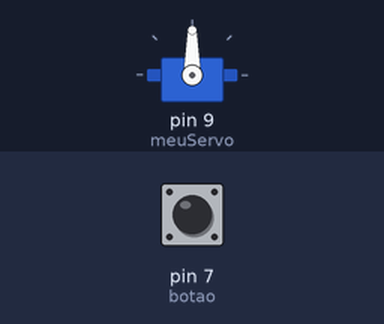
The sketch below on a simulated Arduino Uno, built with avr-gcc and run on an emulated ATmega328P. Parts: servo. The inputs (shaded band) are chosen by the test bench; at power-on: pin 7 (botao) HIGH.

Above: at 1.2 s.
1.3 s: pin 7 (botao) pulled LOW for 0.15 s
At 1.48 s:
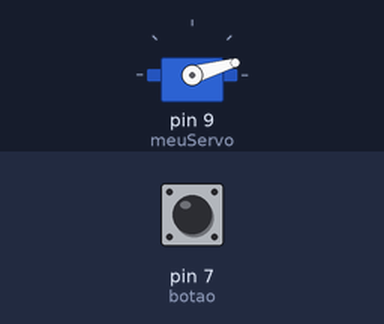
4.3 s: pin 7 (botao) pulled LOW for 1 s
At 4.5 s:
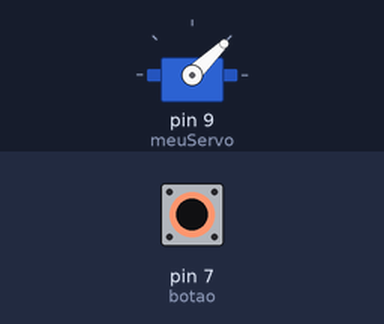
Timing chart, 0 to 10.1 s (numbered marks = the images above; inputs shaded):
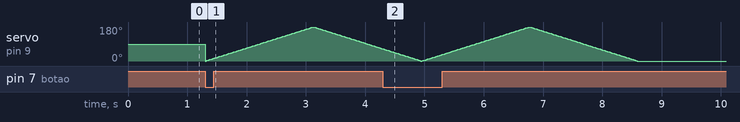

The sketch:

8_acionando_um_motor.ino
```cpp
//Projeto 8 - Acionando um motor

// Chama a biblioteca do servo motor.
#include<Servo.h>

Servo meuServo;   //Variável do servo.
int botao = 7;    //Botão no pino 7

void setup() {
  pinMode(botao, INPUT_PULLUP);   //Define o botão como saida.
}

void loop() {
  meuServo.attach(9);

  if (digitalRead(botao) == LOW) {
    for (int angulo=0; angulo<=180; angulo++) {   //Aumenta o angulo do servo ate chegar em 180
      meuServo.write(angulo);
      delay(10);
    }
    for (int angulo=180; angulo>=0; angulo--) {   //Diminui o angulo do servo ate chegar a 0
      meuServo.write(angulo);
      delay(10);
    }
  }
  meuServo.detach();
}
```
